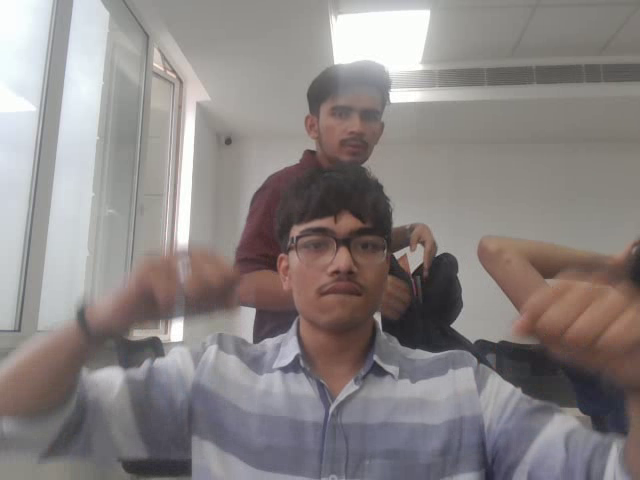
#> input picture frame 26 of chirag-work/surveillance_clip.mp4, 640 x 480 px, given in place of the camera
$ python work.py
#> lines starting #> are read from the running program, lines starting #| are printed output that depends on the picture
import cv2
import time
import base64
import sqlite3
import json
import requests
import os

# Config
USE_REMOTE_API = True  # Set False if you run Ollama locally
LOCAL_MODEL = "qwen2.5vl:3b"
REMOTE_API_URL = "http://192.168.14.10:11434/api/generate"
REMOTE_MODEL = "qwen2.5vl:72b"
VIDEO_FILENAME = "surveillance_clip.mp4"
CLIP_DURATION_SECONDS = 10
FRAME_RATE = 20.0
CONTEXT_LIMIT = 15  # Number of recent entries to feed
ALERT_KEYWORDS = ["violence", "fight", "shouting", "altercation"]

# Database setup
DB_FILE = "context_storage.db"
conn = sqlite3.connect(DB_FILE)
cur = conn.cursor()
cur.execute("""CREATE TABLE IF NOT EXISTS context (
    id INTEGER PRIMARY KEY AUTOINCREMENT,
    timestamp TEXT,
    analysis TEXT
)""")
conn.commit()

def save_context_to_db(analysis):
    timestamp = time.strftime('%Y-%m-%d %H:%M:%S')
    cur.execute("INSERT INTO context (timestamp, analysis) VALUES (?, ?)", (timestamp, analysis))
    conn.commit()

def get_recent_contexts(limit=CONTEXT_LIMIT):
    cur.execute("SELECT analysis FROM context ORDER BY id DESC LIMIT ?", (limit,))
    rows = cur.fetchall()
    return [row[0] for row in reversed(rows)]  # Oldest first

def record_video_clip(filename=VIDEO_FILENAME, duration=CLIP_DURATION_SECONDS, fps=FRAME_RATE):
#> called with filename = 'surveillance_clip.mp4', duration = 10, fps = 20
    cap = cv2.VideoCapture(0)
    if not cap.isOpened():
        print("Error: Could not open camera.")
        return False
    width = int(cap.get(cv2.CAP_PROP_FRAME_WIDTH))
    height = int(cap.get(cv2.CAP_PROP_FRAME_HEIGHT))
    fourcc = cv2.VideoWriter_fourcc(*'mp4v')
    out = cv2.VideoWriter(filename, fourcc, fps, (width, height))
    start_time = time.time()
    while True:
        ret, frame = cap.read()
#> frame is the input picture: shape (480, 640, 3); mean B, G, R 131.8, 132.3, 138.3
        if not ret:
            break
        out.write(frame)
        cv2.imshow('Recording... Press q to stop early', frame)
        if time.time() - start_time > duration:
            break
        if cv2.waitKey(1) & 0xFF == ord('q'):
#> (key q is pressed here)
            break
    cap.release()
    out.release()
    cv2.destroyAllWindows()
    return True

def get_keyframes_from_video(filename=VIDEO_FILENAME, interval_sec=2):
#> called with filename = 'surveillance_clip.mp4', interval_sec = 2
    cap = cv2.VideoCapture(filename)
    frames = []
    fps = cap.get(cv2.CAP_PROP_FPS)
    total_frames = int(cap.get(cv2.CAP_PROP_FRAME_COUNT))
    frame_interval = int(fps * interval_sec)
    for i in range(0, total_frames, frame_interval):
        cap.set(cv2.CAP_PROP_POS_FRAMES, i)
        ret, frame = cap.read()
        if not ret:
            break
        frames.append(frame)
#> this loop made 7 passes
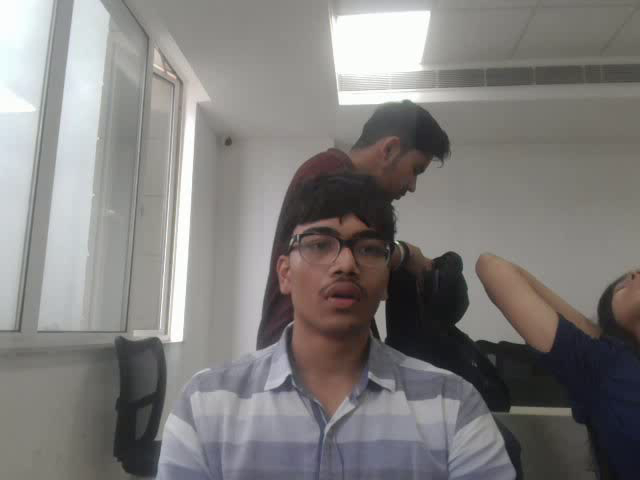
#> input picture frame 0 of chirag-work/surveillance_clip.mp4, 640 x 480 px
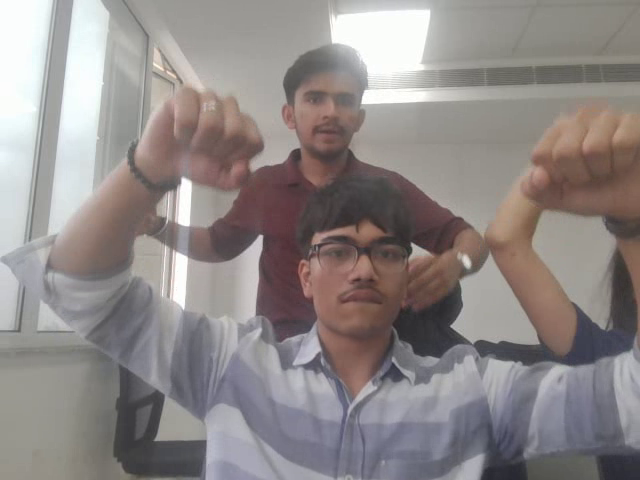
#> input picture frame 40 of chirag-work/surveillance_clip.mp4, 640 x 480 px
#> pass 3, in get_keyframes_from_video, `ret, frame = cap.read()`:
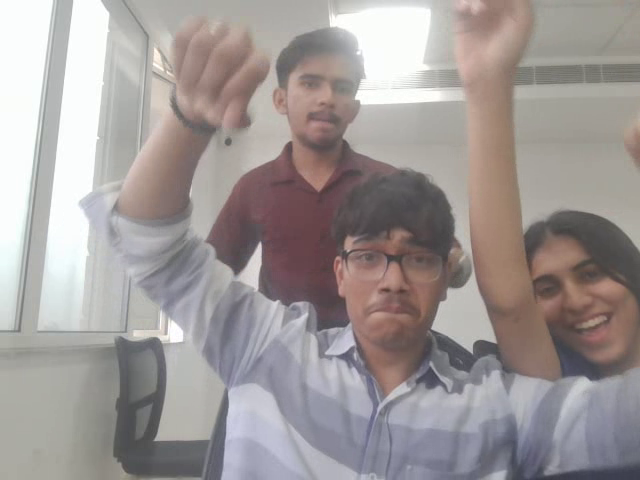
#> frame: shape (480, 640, 3); mean B, G, R 151.7, 152.7, 159.6
#> after the loop, frames = 7 items
    cap.release()
    return frames

def frame_to_base64(frame):
    _, buf = cv2.imencode('.jpg', frame)
    jpg_bytes = buf.tobytes()
    b64_bytes = base64.b64encode(jpg_bytes)
    return b64_bytes.decode('utf-8')

def compose_prompt(contexts):
    if contexts:
        base_prompt = (
            "You are analyzing a short video clip from classroom surveillance for "
            "signs of violence or abnormal behavior. Based on the following context from previous clips and current clip images, "
            "describe what is happening. Mention anything suspicious or violent.\n\n"
        )
        base_prompt += "Previous context:\n"
        for i, ctx in enumerate(contexts):
            base_prompt += f"{i + 1}. {ctx}\n"
        base_prompt += "\nCurrent clip imagery to be analyzed.\n"
    else:
        base_prompt = (
            "You are analyzing a short video clip from classroom surveillance for "
            "signs of violence or abnormal behavior. "
            "There is no previous context. Analyze the current clip imagery alone and describe what is happening.\n\n"
        )
    return base_prompt

def alert_if_necessary(analysis):
    lower = analysis.lower()
    for kw in ALERT_KEYWORDS:
        if kw in lower:
            print("[ALERT] Physical altercation detected!")
            # Here you can add sending email/SMS or log alert
            return True
    return False

def analyze_clip_locally(prompt, images_b64):
    import ollama
    messages = [
        {"role": "system", "content": "You are a helpful assistant for video security analysis."},
        {"role": "user", "content": prompt, "images": images_b64}
    ]
    response = ollama.chat(
        model=LOCAL_MODEL,
        messages=messages
    )
    return response.get('message', {}).get('content', 'No response from model.')

def analyze_clip_remote_api(prompt, images_b64):
    headers = {"Content-Type": "application/json"}
    data = {
        "model": REMOTE_MODEL,
        "messages": [
            {"role": "system", "content": "You are a helpful assistant for video security analysis."},
            {"role": "user", "content": prompt, "images": images_b64}
        ]
    }
    resp = requests.post(REMOTE_API_URL, json=data, headers=headers)
    resp.raise_for_status()
    result = resp.json()
    return result.get("message", {}).get("content", "No response from remote model.")

def main():
    print("Recording 10-second video clip...")
    if not record_video_clip():
        print("Failed to record video. Exiting.")
        return
    print("Extracting keyframes...")
    frames = get_keyframes_from_video()
#> frames = 7 items
    images_b64 = [frame_to_base64(f) for f in frames if f is not None]
#> images_b64 = 7 items
    contexts = get_recent_contexts()
    prompt = compose_prompt(contexts)
    print("Analyzing clip with Ollama model...")
    if USE_REMOTE_API:
        analysis = analyze_clip_remote_api(prompt, images_b64)
    else:
        analysis = analyze_clip_locally(prompt, images_b64)
    print("Analysis result:")
    print(analysis)
    saved = alert_if_necessary(analysis)
    save_context_to_db(analysis)
    print(f"Video saved as {VIDEO_FILENAME}. Context saved to DB.")
    if saved:
        print("Alert action taken!")

if __name__ == "__main__":
    main()
#> (the call stopped at in analyze_clip_remote_api, `resp = requests.post(REMOTE_API_URL, json=data, headers=headers)`: requests is not available in this run)

$ run again, starting later in the video
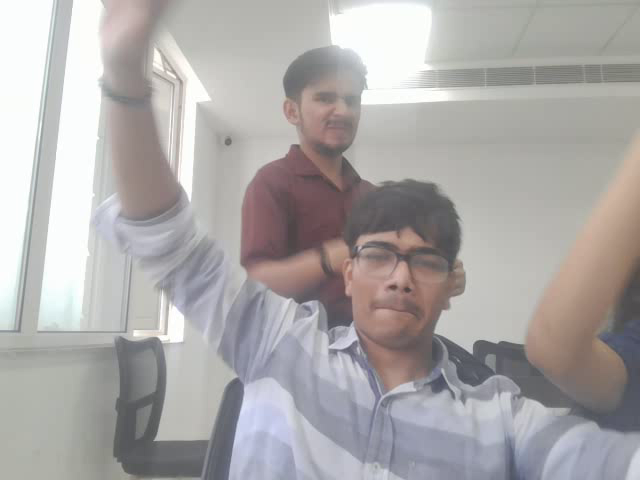
#> input picture frame 120 of chirag-work/surveillance_clip.mp4, 640 x 480 px, given in place of the camera
#> in record_video_clip, frame is the input picture: shape (480, 640, 3); mean B, G, R 168.6, 169, 172.2
#> the loop in get_keyframes_from_video, `for i in range(0, total_frames, frame_interval):` made 7 passes
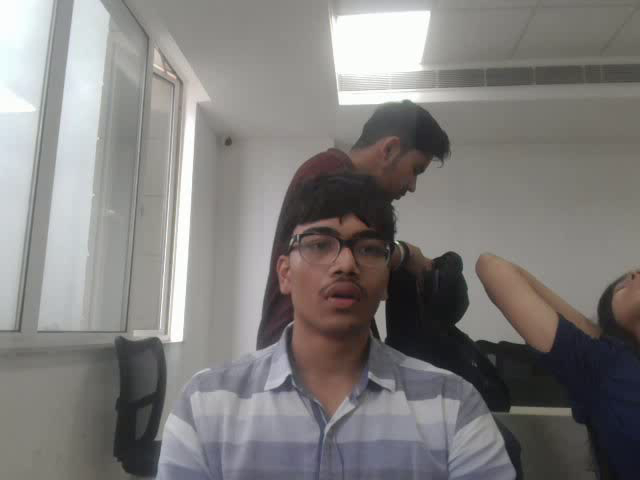
#> input picture frame 0 of chirag-work/surveillance_clip.mp4, 640 x 480 px
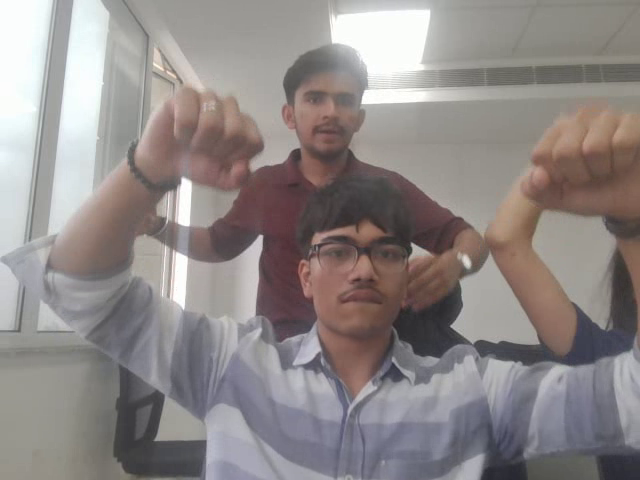
#> input picture frame 40 of chirag-work/surveillance_clip.mp4, 640 x 480 px
#> after the loop in get_keyframes_from_video, `for i in range(0, total_frames, frame_interval):`: frames = 7 items

$ run again, starting later in the video
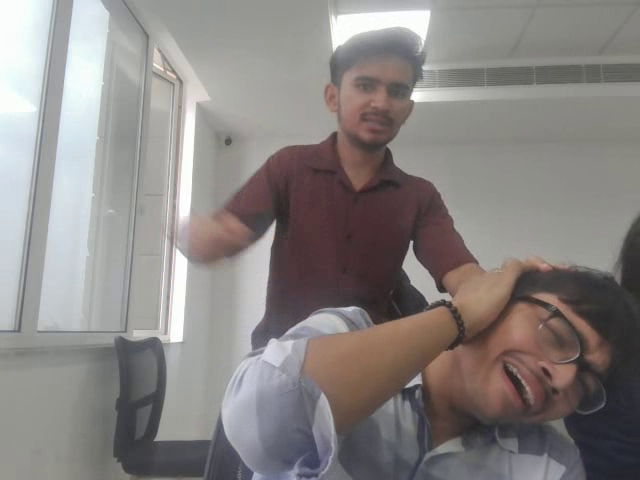
#> input picture frame 214 of chirag-work/surveillance_clip.mp4, 640 x 480 px, given in place of the camera
#> in record_video_clip, frame is the input picture: shape (480, 640, 3); mean B, G, R 131.1, 132.6, 137.4
#> the loop in get_keyframes_from_video, `for i in range(0, total_frames, frame_interval):` made 7 passes
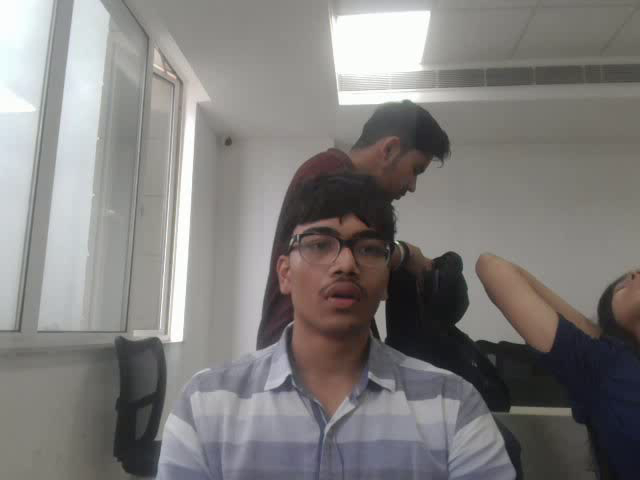
#> input picture frame 0 of chirag-work/surveillance_clip.mp4, 640 x 480 px
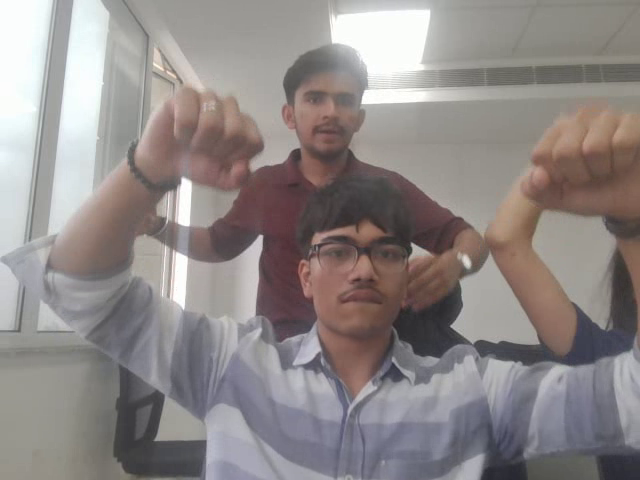
#> input picture frame 40 of chirag-work/surveillance_clip.mp4, 640 x 480 px
#> after the loop in get_keyframes_from_video, `for i in range(0, total_frames, frame_interval):`: frames = 7 items
